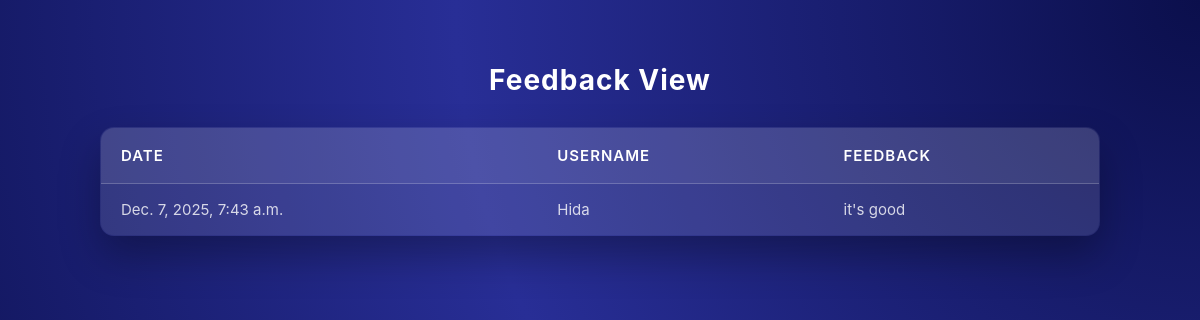
The page /Feedback on the database as committed earlier.
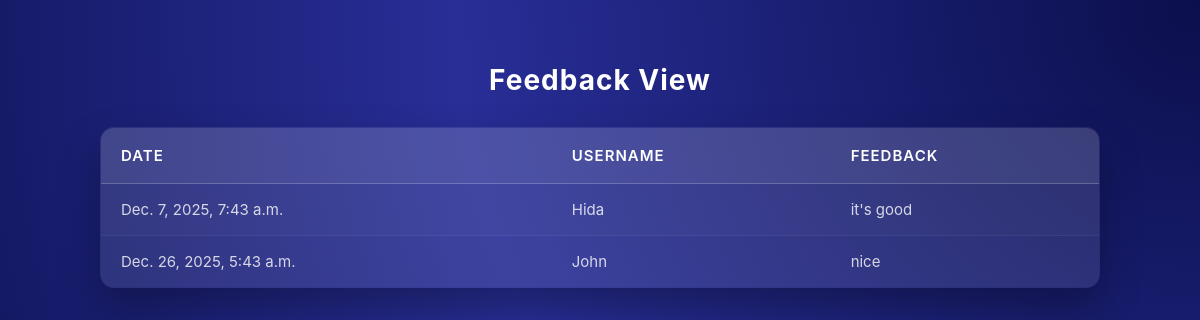
The same page on the database as committed later.
### mobilesilentapp/models.py (models this page shows)
class FeedbackTable(models.Model):
    user_id = models.ForeignKey(StudentTable,on_delete=models.CASCADE,max_length=30,null=True,blank=True)
    feedback = models.CharField(max_length=30,null=True,blank=True)
    date = models.DateTimeField(auto_now_add=True,null=True,blank=True)

class StudentTable(models.Model):
    name = models.CharField(max_length=30,null=True,blank=True)
    admission_no = models.CharField(max_length=30,null=True,blank=True)
    department = models.CharField(max_length=30,null=True,blank=True)
    semester = models.CharField(max_length=30,null=True,blank=True)
    email_id = models.CharField(max_length=30,null=True,blank=True)
    phone_no = models.BigIntegerField(null=True,blank=True)
    LOGIN=models.ForeignKey(LoginTable,on_delete=models.CASCADE,null=True,blank=True)
    CLASS=models.ForeignKey(ClassTable,on_delete=models.CASCADE,null=True,blank=True)

### mobilesilentapp/views.py (the view)
# urls.py: path('Feedback',Feedback.as_view(),name="Feedback"),
class Feedback(View):
    def get(self,request):
        obj =FeedbackTable.objects.all()
        print(obj)
        return render(request,"administration/feedback.html",{'val':obj})

### templates/administration/feedback.html (shortened to what this page needs)
<!DOCTYPE html>
<html lang="en">
<head>
</head>
<body>
  <h2>Feedback View</h2>
  <table>
    <thead>
      <tr>
        <th>Date</th>
        <th>Username</th>
        <th>Feedback</th>
      </tr>
    </thead>
    <tbody>
      {% for i in val %}
      <tr>
        <td>{{ i.date }}</td>
        <td>{{ i.user_id.name }}</td>
        <td>{{ i.feedback }}</td>
      </tr>
      {% endfor %}
    </tbody>
  </table>
</body>
</html>

Rows that differ between the two databases and show on the page:
added FeedbackTable: date "Dec. 26, 2025, 5:43 a.m.", user_id.name "John", feedback "nice"
